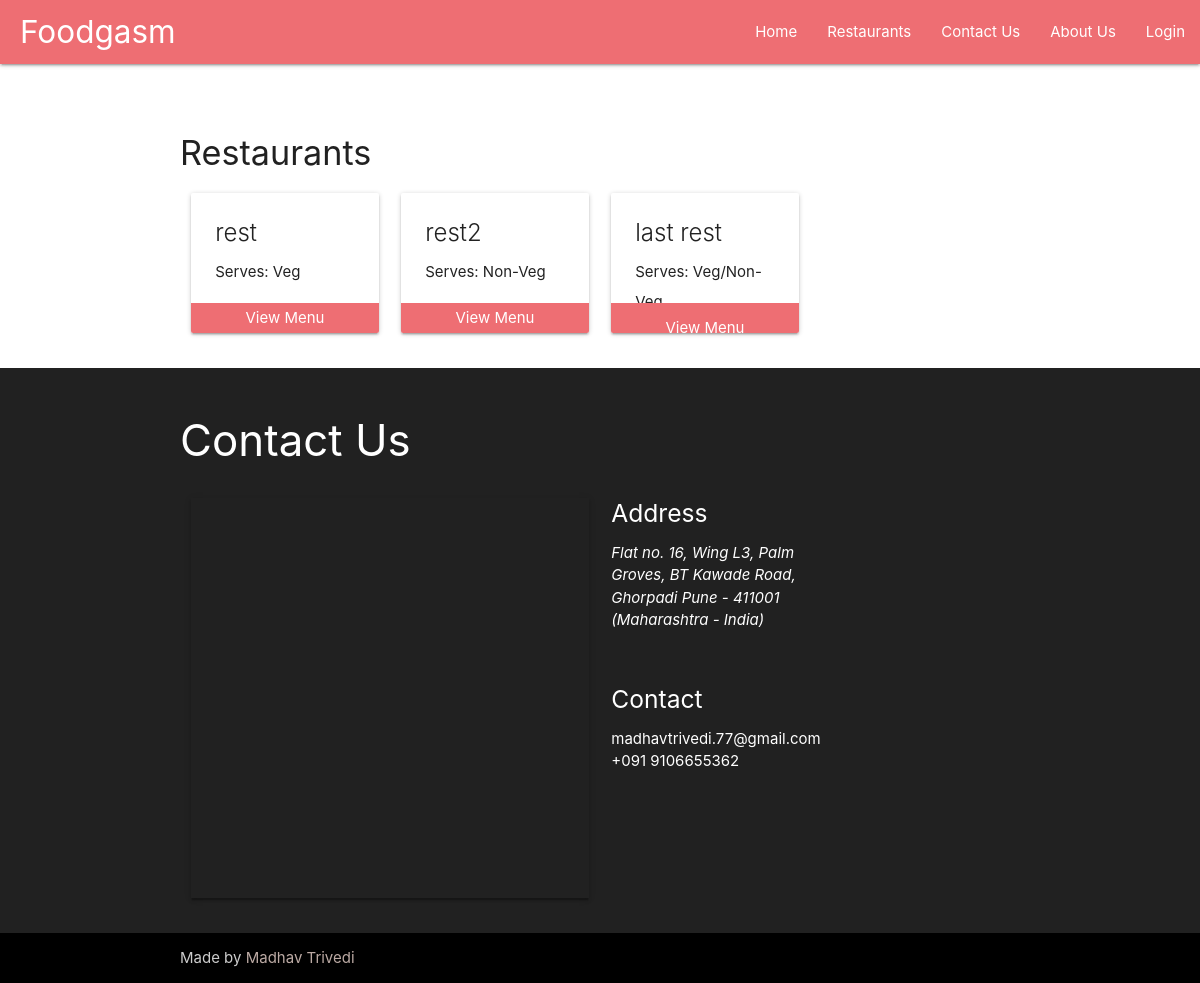
/view_restaurants.php, run on the app's committed database.
### tables this page shows
CREATE TABLE `restaurants` (
  `id` int(5) NOT NULL,
  `name` varchar(200) NOT NULL,
  `email` varchar(100) NOT NULL,
  `contact` int(10) NOT NULL,
  `password` varchar(100) NOT NULL,
  `food_type_id` int(1) NOT NULL,
  `city` varchar(50) NOT NULL,
  `image` varchar(200) DEFAULT NULL
);

### view_restaurants.php (the view, shortened to what this page needs)
<?php
include('config\database.php');
?>
<?php include("header.php") ?>
<div class="container" style="margin-top: 70px;">
    <h4>Restaurants</h4>
    <div class="row">
        <?php
        if (isset($_SESSION['name'])) {
            $food_pref = $_SESSION['food_pref_id'];
            $getRestaurants = mysqli_query($db, "SELECT * from restaurants WHERE food_type_id = $food_pref OR food_type_id = 3");
        } else {
            $getRestaurants = mysqli_query($db, "SELECT * from restaurants");
            $getRestaurants =  mysqli_fetch_all($getRestaurants, MYSQLI_ASSOC);
        }
        foreach ($getRestaurants as $data) {
            $servingFood = "";
            if ($data['food_type_id'] == 1) {
                $servingFood = "Veg";
            } else if ($data['food_type_id'] == 2) {
                $servingFood = "Non-Veg";
            } else {
                $servingFood = "Veg/Non-Veg";
            }
        ?>
            <div class="col s6 m3">
                <div class="card">
                    <div class="card-content">
                        <p id="<?= $data['id']; ?>" class="card-title"><?= $data['name']; ?></p>
                        <p class="serves" style="float:left;">Serves: <span class="food-type"><?= $servingFood; ?></span></p>
                    </div>
                    <div class="card-action menu" style="cursor: pointer; height: 30px; background: #ee6e73; border: 0px; padding-top: 4px; text-align: center;">
                        <span class="white-text">View Menu</span>
                    </div>
                </div>
            </div>
        <?php } ?>
    </div>
</div>
<?php include("footer.php") ?>
</body>
</html>

### css/style.css (style rules this page uses)
p { line-height: 2rem; }

### data on the page
restaurants: name "rest", food_type "Veg"
restaurants: name "rest2", food_type "Non-Veg"
restaurants: name "last rest", food_type "Veg/Non-Veg"
